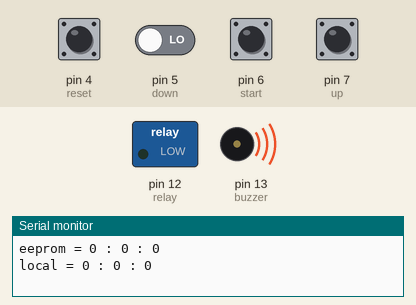
Simulated run of this program. Board: Arduino Uno, built with avr-gcc and run on an emulated ATmega328P. Parts: switched loads named in the program (green lamp = pin HIGH), buzzer (waves = sounding, pin HIGH), the last lines printed to the serial monitor. The test bench sets the inputs (shaded band); at power-on: pin 4 (reset), pin 5 (down), pin 6 (start), pin 7 (up) LOW. EEPROM starts erased.

Above: at 0.1 s.
At 2.8 s:
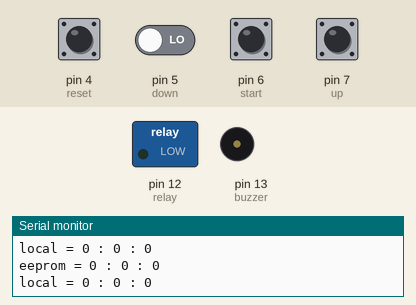
2.9 s: pin 6 (start) pulled HIGH for 0.15 s
6.0 s: pin 6 (start) pulled HIGH for 1 s
10.0 s: pin 5 (down) driven HIGH and pin 6 (start) driven HIGH
13.0 s: pin 4 (reset) pulled HIGH for 1 s
17.0 s: pin 4 (reset) driven HIGH and pin 6 (start) driven LOW
Timing chart, 0 to 20.0 s (numbered marks = the images above; inputs shaded):
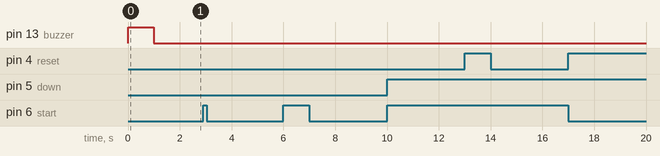

The program:

main.cpp
```cpp
#include <Arduino.h>
#include <EEPROM.h>
#include <LiquidCrystal_I2C.h>

int buzzer = 13;
int relay =  12;
int reset = 4;
int down = 5;
int start = 6;
int up = 7;


int jam_local = 0;
int menit_local = 0;
int detik_local = 0;
int counter_A = 0;

int setAlarm = 0;


int eeprom_detik;
int eeprom_menit;
int eeprom_jam;
int count_start = 0;


LiquidCrystal_I2C lcd(0x27, 16, 4);

void writeIntIntoEEPROM(int address, int number)
{
  byte byte1 = number >> 8;
  byte byte2 = number & 0xFF;
  EEPROM.write(address, byte1);
  EEPROM.write(address + 1, byte2);
}

int readIntFromEEPROM(int address)
{
  byte byte1 = EEPROM.read(address);
  byte byte2 = EEPROM.read(address + 1);
  return (byte1 << 8) + byte2;
}

int menu_reset(){
  writeIntIntoEEPROM(0, 0);
  writeIntIntoEEPROM(1, 0);
  writeIntIntoEEPROM(2, 0);
  eeprom_detik=0;
  eeprom_menit=0;
  eeprom_jam =0;
  lcd.setCursor(-1,2);
  lcd.print(eeprom_jam);
  lcd.setCursor(3,2);
  lcd.print(":");
  lcd.setCursor(4,2);
  lcd.print(eeprom_menit);
  lcd.setCursor(7,2);
  lcd.print(":");
  lcd.setCursor(8,2);
  lcd.print(eeprom_detik);
  Serial.print("eeprom = ");
  Serial.print(eeprom_jam);
  Serial.print(" : ");
  Serial.print(eeprom_menit);
  Serial.print(" : ");
  Serial.println(eeprom_detik);
  Serial.print("local = ");
  Serial.print(jam_local);
  Serial.print(" : ");
  Serial.print(menit_local);
  Serial.print(" : ");
  Serial.println(detik_local);
}
int detikk(){
  delay(100);
  return 1;
}
int menu_waktu(){
  lcd.setCursor(2,2);
  lcd.print("         ");
  lcd.setCursor(-4,3);
  lcd.print("                ");
  lcd.setCursor(-1,2);
  lcd.print(eeprom_jam);
  lcd.setCursor(3,2);
  lcd.print(":");
  lcd.setCursor(4,2);
  lcd.print(eeprom_menit);
  lcd.setCursor(7,2);
  lcd.print(":");
  lcd.setCursor(8,2);
  lcd.print(eeprom_detik);
  // lcd.setCursor(-4,3);
  // lcd.print(set_alarm);
  Serial.print("eeprom = ");
  Serial.print(eeprom_jam);
  Serial.print(" : ");
  Serial.print(eeprom_menit);
  Serial.print(" : ");
  Serial.println(eeprom_detik);
  Serial.print("local = ");
  Serial.print(jam_local);
  Serial.print(" : ");
  Serial.print(menit_local);
  Serial.print(" : ");
  Serial.println(detik_local);
  if (detikk() == 1){
    int detik = readIntFromEEPROM(0);

    if(detik == 15){
      writeIntIntoEEPROM(0, 0);
      detik_local = 0;
      int menit = readIntFromEEPROM(1);

      if(menit >= 3){
        writeIntIntoEEPROM(1, 0);
        menit_local = 0;
        int jam = readIntFromEEPROM(2);
        if(jam == 4){
          writeIntIntoEEPROM(2, jam);
          eeprom_jam = readIntFromEEPROM(2);
          }else if(jam == 2){
          int bb = 0;
          while(bb<=3){
            Serial.println("cok");
            analogWrite(buzzer,255);
              delay(100);
              analogWrite(buzzer,0);
              delay(100);
            bb++;
          }
          jam = jam + 1;
          writeIntIntoEEPROM(2, jam);
          eeprom_jam = readIntFromEEPROM(2);
        }else{
          jam = jam + 1;
          jam_local = jam + 1;
          writeIntIntoEEPROM(2, jam);
          eeprom_jam = readIntFromEEPROM(2);
        }
      }else if(eeprom_detik == 9){
         eeprom_jam = readIntFromEEPROM(2);
      }else{
        menit = menit + 1;
        menit_local = menit_local + 1;
        writeIntIntoEEPROM(1, menit);
        eeprom_menit = readIntFromEEPROM(1);
      }
    }else if(detikk() == 1 && eeprom_jam != 4){
      detik = detik + 1;
      detik_local = detik_local + 1;
      writeIntIntoEEPROM(0, detik);
      eeprom_detik = readIntFromEEPROM(0);
    }
    }
  }

void setup() {
  // put your setup code here, to run once:
  pinMode(relay,OUTPUT);
  pinMode(reset,INPUT);
  pinMode(down,INPUT);
  pinMode(start,INPUT);
  pinMode(up,INPUT);
  pinMode(buzzer,OUTPUT);
  Serial.begin(9600);
}

void loop() {
  // put your main code here, to run repeatedly:
  int Reset = digitalRead(reset);
  int Down = digitalRead(down);
  int UP = digitalRead(up);
  int Start = digitalRead(start);

  if(Start == 1){
    menu_waktu();
  }
  if(Reset == 1){
    menu_reset();
  }

  if(UP == 1){
    setAlarm = setAlarm + 1;
  }
  if(Down == 1){
    setAlarm = setAlarm - 1;
  }
  lcd.print(eeprom_detik);
  Serial.print("eeprom = ");
  Serial.print(eeprom_jam);
  Serial.print(" : ");
  Serial.print(eeprom_menit);
  Serial.print(" : ");
  Serial.println(eeprom_detik);
  Serial.print("local = ");
  Serial.print(jam_local);
  Serial.print(" : ");
  Serial.print(menit_local);
  Serial.print(" : ");
  Serial.println(detik_local);
  if(jam_local == setAlarm){
    counter_A =  counter_A + 1;
    if(counter_A <= 1){
      digitalWrite(buzzer,HIGH);
      delay(1000);
      digitalWrite(buzzer,LOW);
      delay(1000);
    }
  }

}
```
